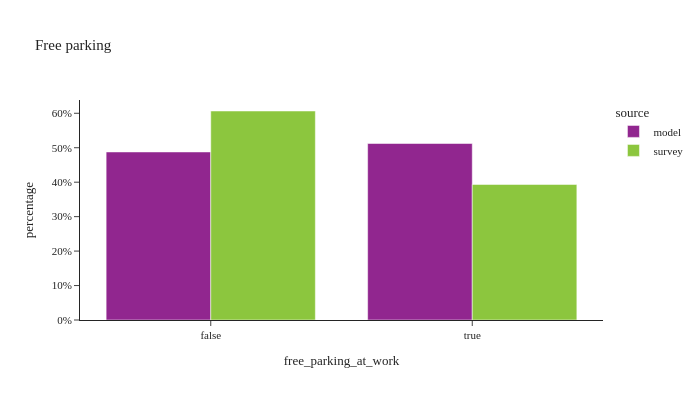

Notebook cell for this chart:
### Markdown cell above
## free parking availability for workers

### Code cell
df_plot = free_parking.groupby(['source','free_parking_at_work'])['person_weight'].sum().reset_index()

df_plot['percentage'] = df_plot.groupby(['source'], group_keys=False)['person_weight']. \
    apply(lambda x: x / float(x.sum()))

fig = px.bar(df_plot.sort_values(by=['source']), x="free_parking_at_work", y="percentage", color="source",
             barmode="group",
             title="Free parking")
fig.update_layout(height=400, width=700, font=dict(size=11), yaxis_tickformat = '.0%')
fig.show()

### Figure 1 — Plotly figure (JSON) as saved in the notebook; plotly's stock layout.template omitted (floating-point values rounded to 4 significant figures)
{"data": [{"alignmentgroup": "True", "hovertemplate": "source=model<br>free_parking_at_work=%{x}<br>percentage=%{y}<extra></extra>", "legendgroup": "model", "marker": {"color": "#91268F", "pattern": {"shape": ""}}, "name": "model", "offsetgroup": "model", "orientation": "v", "showlegend": true, "textposition": "auto", "type": "bar", "x": [false, true], "xaxis": "x", "y": [0.4877, 0.5123], "yaxis": "y"}, {"alignmentgroup": "True", "hovertemplate": "source=survey<br>free_parking_at_work=%{x}<br>percentage=%{y}<extra></extra>", "legendgroup": "survey", "marker": {"color": "#8CC63E", "pattern": {"shape": ""}}, "name": "survey", "offsetgroup": "survey", "orientation": "v", "showlegend": true, "textposition": "auto", "type": "bar", "x": [false, true], "xaxis": "x", "y": [0.6066, 0.3934], "yaxis": "y"}], "layout": {"barmode": "group", "font": {"size": 11}, "height": 400, "legend": {"title": {"text": "source"}, "tracegroupgap": 0}, "title": {"text": "Free parking"}, "width": 700, "xaxis": {"anchor": "y", "domain": [0, 1], "title": {"text": "free_parking_at_work"}}, "yaxis": {"anchor": "x", "domain": [0, 1], "tickformat": ".0%", "title": {"text": "percentage"}}}}
